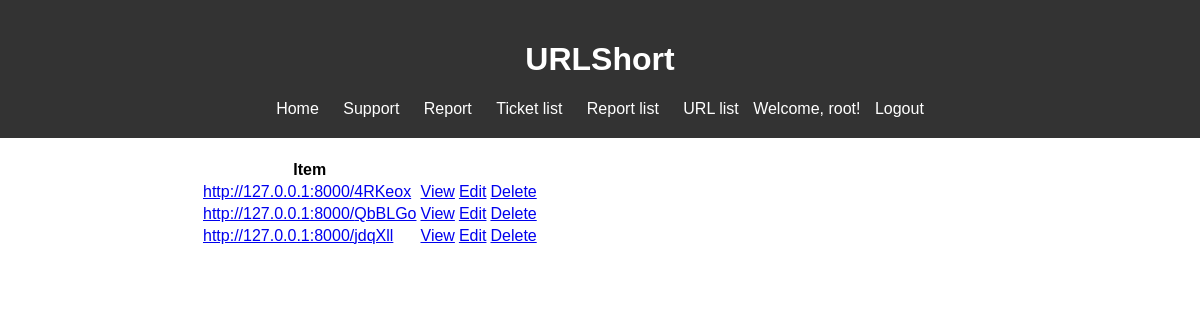
Page /urls (signed in) on the earlier database version.
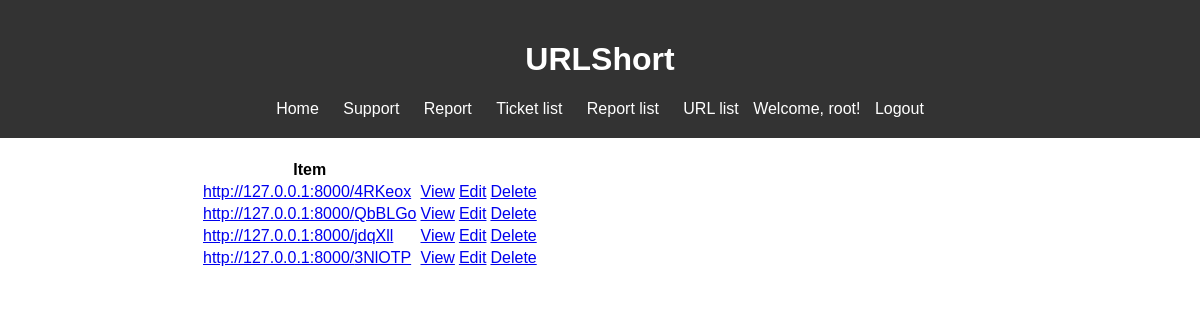
Same page on the later database version.
### urlshortapp/models.py (models this page shows, shortened)
class Url(models.Model):
    user = models.ForeignKey(User, on_delete=models.CASCADE, null=True, blank=True)
    original_url = models.URLField()
    short_code = models.CharField(max_length=10, unique=True)
    created_at = models.DateTimeField(auto_now_add=True)
    click_count = models.PositiveIntegerField(default=0, blank=False, null=False)

### urlshortapp/views.py (the view)
# urls.py: path('urls', UrlListView.as_view(), name='urls'),
class UrlListView(LoginRequiredMixin, ListView):
    model = Url
    context_object_name = 'urls'
    def get_context_data(self, **kwargs):
        context = super().get_context_data(**kwargs)
        context['urls'] = context['urls'].filter(user=self.request.user)
        return context

### urlshortapp/templates/urlshortapp/url_list.html
{% extends 'urlshortapp/base.html' %}
{% block content %}
    <table>
        <tr>
            <th>Item</th>
            <th></th>
            <th></th>
        </tr>
        {% for url in urls %}
            <tr>
                <td><a href="http://127.0.0.1:8000/{{ url.short_code }}">http://127.0.0.1:8000/{{ url.short_code }}</a>
                </td>
                <td><a href="{% url 'url' url.id %}">View</a></td>
                <td><a href="{% url 'url-update' url.id %}">Edit</a></td>
                <td><a href="{% url 'url-delete' url.id %}">Delete</a></td>
            </tr>
        {% empty %}
            <h3>No items in list</h3>
        {% endfor %}
    </table>
{% endblock %}

Differences in the rows shown:
added Url: short_code "3NlOTP"
